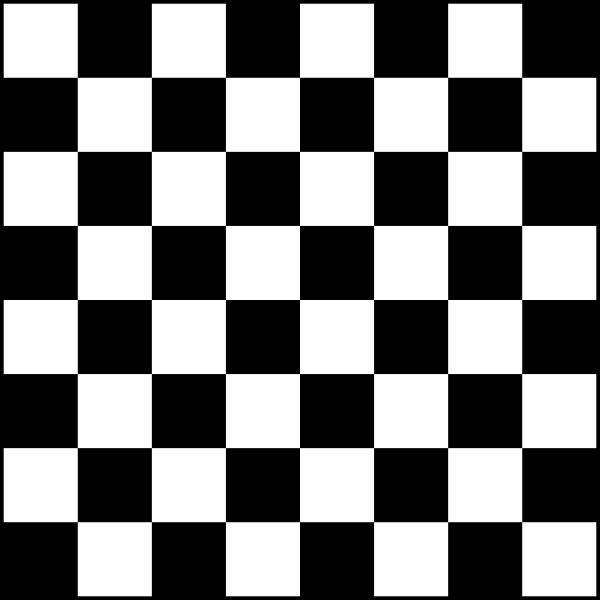
#> input picture Notebooks/OpenCV Tutorials/assets/chessboard.png, 1200 x 1200 px (shown at 1/2 size)
$ python tut6.py
#> lines starting #> are read from the running program, lines starting #| are printed output that depends on the picture
import cv2
import numpy as np

img = cv2.imread('assets/chessboard.png')
#> img is the input picture: shape (1200, 1200, 3); min 0, max 255, mean 124.4
img = cv2.resize(img, (0,0), fx=0.5, fy=0.5)
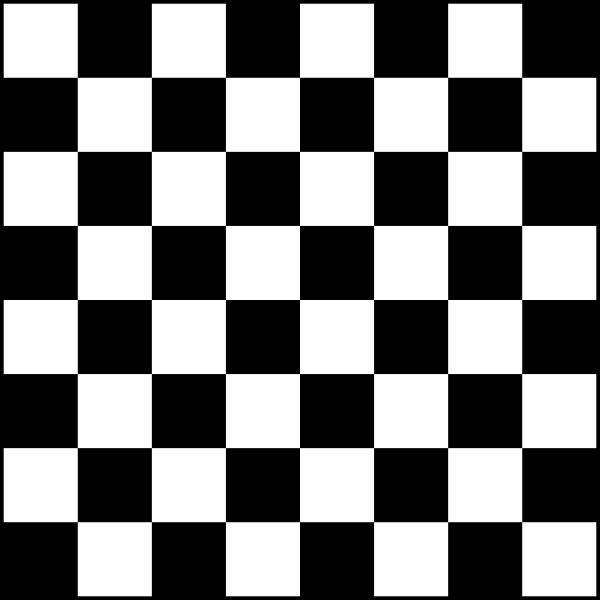
#> img: shape (600, 600, 3); min 0, max 255, mean 124.4
img = cv2.cvtColor(img, cv2.COLOR_BGR2GRAY)
#> img: shape (600, 600)
corners = cv2.goodFeaturesToTrack(img, 100,0.01,10)
#> corners = 79 rows, first 8: [300, 300], [299, 373], [226, 300], [373, 299], [300, 226], [226, 373], [373, 226], [373, 373]
corners = np.int0(corners)

for corner in corners:
    x,y = corner.ravel()
    cv2.circle(img, (x,y),5,(255,0,0),0)
#> this loop made 79 passes
#> (x, y) on passes 1 to 12: (300, 300), (299, 373), (226, 300), (373, 299), (300, 226), (226, 373), (373, 226), (373, 373), (226, 226), (448, 300), (151, 299), (300, 448)
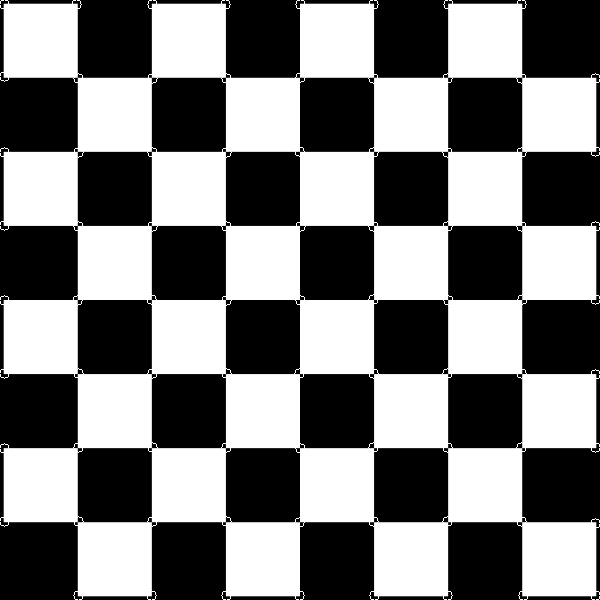
#> img: shape (600, 600); min 0, max 255, mean 125.3
for i in range(len(corners)):
    for j in range(i+1,len(corners)):
        corner1 = tuple(corners[i][0])
        corner2 = tuple(corners[j][0])
        color = tuple(map(lambda x: int(x), np.random.randint(0,255,size=3)))
        cv2.line(img,corner1,corner2,color,1)
#> this loop made 79 passes
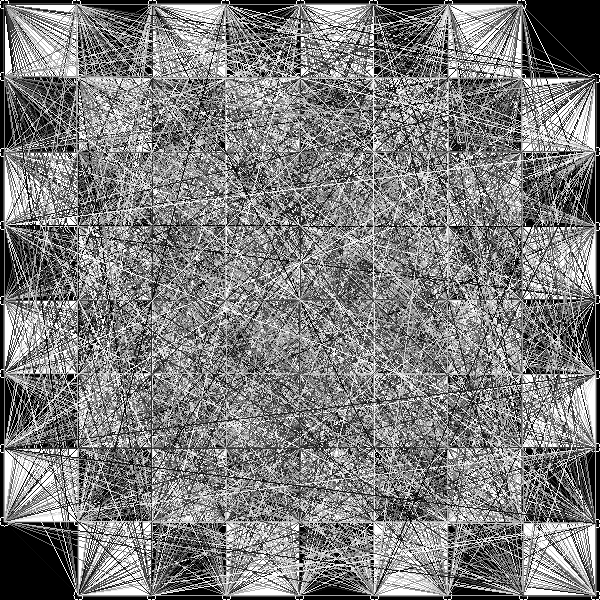
#> img: shape (600, 600); min 0, max 255, mean 125.7


cv2.imshow('Frame', img)
cv2.waitKey(0)
cv2.destroyAllWindows()
